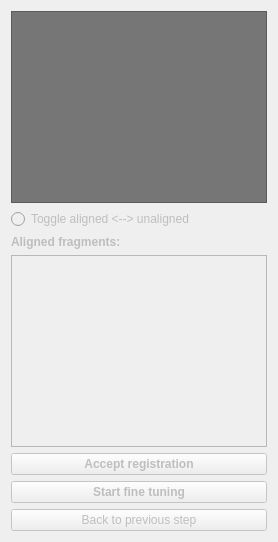
        <widget class="QWidget" name="RegistrationStep1Tab">
         <property name="enabled">
          <bool>false</bool>
         </property>
         <attribute name="title">
          <string>Result Step 1</string>
         </attribute>
         <layout class="QVBoxLayout" name="verticalLayout_5">
          <item>
           <widget class="QTextBrowser" name="Step2Description">
            <property name="enabled">
             <bool>false</bool>
            </property>
            <property name="palette">
             <palette>
              <active>
               <colorrole role="WindowText">
                <brush brushstyle="SolidPattern">
                 <color alpha="255">
                  <red>255</red>
                  <green>255</green>
                  <blue>255</blue>
                 </color>
                </brush>
               </colorrole>
               <colorrole role="Button">
                <brush brushstyle="SolidPattern">
                 <color alpha="255">
                  <red>118</red>
                  <green>118</green>
                  <blue>118</blue>
                 </color>
                </brush>
               </colorrole>
               <colorrole role="Light">
                <brush brushstyle="SolidPattern">
                 <color alpha="255">
                  <red>177</red>
                  <green>177</green>
                  <blue>177</blue>
                 </color>
                </brush>
               </colorrole>
               <colorrole role="Midlight">
                <brush brushstyle="SolidPattern">
                 <color alpha="255">
                  <red>147</red>
                  <green>147</green>
                  <blue>147</blue>
                 </color>
                </brush>
               </colorrole>
               <colorrole role="Dark">
                <brush brushstyle="SolidPattern">
                 <color alpha="255">
                  <red>59</red>
                  <green>59</green>
                  <blue>59</blue>
                 </color>
                </brush>
               </colorrole>
               <colorrole role="Mid">
                <brush brushstyle="SolidPattern">
                 <color alpha="255">
                  <red>78</red>
                  <green>78</green>
                  <blue>78</blue>
                 </color>
                </brush>
               </colorrole>
               <colorrole role="Text">
                <brush brushstyle="SolidPattern">
                 <color alpha="255">
                  <red>255</red>
                  <green>255</green>
                  <blue>255</blue>
                 </color>
                </brush>
               </colorrole>
               <colorrole role="BrightText">
                <brush brushstyle="SolidPattern">
                 <color alpha="255">
                  <red>255</red>
                  <green>255</green>
                  <blue>255</blue>
                 </color>
                </brush>
               </colorrole>
               <colorrole role="ButtonText">
                <brush brushstyle="SolidPattern">
                 <color alpha="255">
                  <red>255</red>
                  <green>255</green>
                  <blue>255</blue>
                 </color>
                </brush>
               </colorrole>
               <colorrole role="Base">
                <brush brushstyle="SolidPattern">
                 <color alpha="255">
                  <red>0</red>
                  <green>0</green>
                  <blue>0</blue>
                 </color>
                </brush>
               </colorrole>
               <colorrole role="Window">
                <brush brushstyle="SolidPattern">
                 <color alpha="255">
                  <red>118</red>
                  <green>118</green>
                  <blue>118</blue>
                 </color>
                </brush>
               </colorrole>
               <colorrole role="Shadow">
                <brush brushstyle="SolidPattern">
                 <color alpha="255">
                  <red>0</red>
                  <green>0</green>
                  <blue>0</blue>
                 </color>
                </brush>
               </colorrole>
               <colorrole role="AlternateBase">
                <brush brushstyle="SolidPattern">
                 <color alpha="255">
                  <red>59</red>
                  <green>59</green>
                  <blue>59</blue>
                 </color>
                </brush>
               </colorrole>
               <colorrole role="ToolTipBase">
                <brush brushstyle="SolidPattern">
                 <color alpha="255">
                  <red>255</red>
                  <green>255</green>
                  <blue>220</blue>
                 </color>
                </brush>
               </colorrole>
               <colorrole role="ToolTipText">
                <brush brushstyle="SolidPattern">
                 <color alpha="255">
                  <red>0</red>
                  <green>0</green>
                  <blue>0</blue>
                 </color>
                </brush>
               </colorrole>
              </active>
              <inactive>
               <colorrole role="WindowText">
                <brush brushstyle="SolidPattern">
                 <color alpha="255">
                  <red>255</red>
                  <green>255</green>
                  <blue>255</blue>
                 </color>
                </brush>
               </colorrole>
               <colorrole role="Button">
                <brush brushstyle="SolidPattern">
                 <color alpha="255">
                  <red>118</red>
                  <green>118</green>
                  <blue>118</blue>
                 </color>
                </brush>
               </colorrole>
               <colorrole role="Light">
                <brush brushstyle="SolidPattern">
                 <color alpha="255">
                  <red>177</red>
                  <green>177</green>
                  <blue>177</blue>
                 </color>
                </brush>
               </colorrole>
               <colorrole role="Midlight">
                <brush brushstyle="SolidPattern">
                 <color alpha="255">
                  <red>147</red>
                  <green>147</green>
                  <blue>147</blue>
                 </color>
                </brush>
               </colorrole>
               <colorrole role="Dark">
                <brush brushstyle="SolidPattern">
                 <color alpha="255">
                  <red>59</red>
                  <green>59</green>
                  <blue>59</blue>
                 </color>
                </brush>
               </colorrole>
               <colorrole role="Mid">
                <brush brushstyle="SolidPattern">
                 <color alpha="255">
                  <red>78</red>
                  <green>78</green>
                  <blue>78</blue>
                 </color>
                </brush>
               </colorrole>
               <colorrole role="Text">
                <brush brushstyle="SolidPattern">
                 <color alpha="255">
                  <red>255</red>
                  <green>255</green>
                  <blue>255</blue>
                 </color>
                </brush>
               </colorrole>
               <colorrole role="BrightText">
                <brush brushstyle="SolidPattern">
                 <color alpha="255">
                  <red>255</red>
                  <green>255</green>
                  <blue>255</blue>
                 </color>
                </brush>
               </colorrole>
               <colorrole role="ButtonText">
                <brush brushstyle="SolidPattern">
                 <color alpha="255">
                  <red>255</red>
                  <green>255</green>
                  <blue>255</blue>
                 </color>
                </brush>
               </colorrole>
               <colorrole role="Base">
                <brush brushstyle="SolidPattern">
                 <color alpha="255">
                  <red>0</red>
                  <green>0</green>
                  <blue>0</blue>
                 </color>
                </brush>
               </colorrole>
               <colorrole role="Window">
                <brush brushstyle="SolidPattern">
                 <color alpha="255">
                  <red>118</red>
                  <green>118</green>
                  <blue>118</blue>
                 </color>
                </brush>
               </colorrole>
               <colorrole role="Shadow">
                <brush brushstyle="SolidPattern">
                 <color alpha="255">
                  <red>0</red>
                  <green>0</green>
                  <blue>0</blue>
                 </color>
                </brush>
               </colorrole>
               <colorrole role="AlternateBase">
                <brush brushstyle="SolidPattern">
                 <color alpha="255">
                  <red>59</red>
                  <green>59</green>
                  <blue>59</blue>
                 </color>
                </brush>
               </colorrole>
               <colorrole role="ToolTipBase">
                <brush brushstyle="SolidPattern">
                 <color alpha="255">
                  <red>255</red>
                  <green>255</green>
                  <blue>220</blue>
                 </color>
                </brush>
               </colorrole>
               <colorrole role="ToolTipText">
                <brush brushstyle="SolidPattern">
                 <color alpha="255">
                  <red>0</red>
                  <green>0</green>
                  <blue>0</blue>
                 </color>
                </brush>
               </colorrole>
              </inactive>
              <disabled>
               <colorrole role="WindowText">
                <brush brushstyle="SolidPattern">
                 <color alpha="255">
                  <red>59</red>
                  <green>59</green>
                  <blue>59</blue>
                 </color>
                </brush>
               </colorrole>
               <colorrole role="Button">
                <brush brushstyle="SolidPattern">
                 <color alpha="255">
                  <red>118</red>
                  <green>118</green>
                  <blue>118</blue>
                 </color>
                </brush>
               </colorrole>
               <colorrole role="Light">
                <brush brushstyle="SolidPattern">
                 <color alpha="255">
                  <red>177</red>
                  <green>177</green>
                  <blue>177</blue>
                 </color>
                </brush>
               </colorrole>
               <colorrole role="Midlight">
                <brush brushstyle="SolidPattern">
                 <color alpha="255">
                  <red>147</red>
                  <green>147</green>
                  <blue>147</blue>
                 </color>
                </brush>
               </colorrole>
               <colorrole role="Dark">
                <brush brushstyle="SolidPattern">
                 <color alpha="255">
                  <red>59</red>
                  <green>59</green>
                  <blue>59</blue>
                 </color>
                </brush>
               </colorrole>
               <colorrole role="Mid">
                <brush brushstyle="SolidPattern">
                 <color alpha="255">
                  <red>78</red>
                  <green>78</green>
                  <blue>78</blue>
                 </color>
                </brush>
               </colorrole>
               <colorrole role="Text">
                <brush brushstyle="SolidPattern">
                 <color alpha="255">
                  <red>59</red>
                  <green>59</green>
                  <blue>59</blue>
                 </color>
                </brush>
               </colorrole>
               <colorrole role="BrightText">
                <brush brushstyle="SolidPattern">
                 <color alpha="255">
                  <red>255</red>
                  <green>255</green>
                  <blue>255</blue>
                 </color>
                </brush>
               </colorrole>
               <colorrole role="ButtonText">
                <brush brushstyle="SolidPattern">
                 <color alpha="255">
                  <red>59</red>
                  <green>59</green>
                  <blue>59</blue>
                 </color>
                </brush>
               </colorrole>
               <colorrole role="Base">
                <brush brushstyle="SolidPattern">
                 <color alpha="255">
                  <red>118</red>
                  <green>118</green>
                  <blue>118</blue>
                 </color>
                </brush>
               </colorrole>
               <colorrole role="Window">
                <brush brushstyle="SolidPattern">
                 <color alpha="255">
                  <red>118</red>
                  <green>118</green>
                  <blue>118</blue>
                 </color>
                </brush>
               </colorrole>
               <colorrole role="Shadow">
                <brush brushstyle="SolidPattern">
                 <color alpha="255">
                  <red>0</red>
                  <green>0</green>
                  <blue>0</blue>
                 </color>
                </brush>
               </colorrole>
               <colorrole role="AlternateBase">
                <brush brushstyle="SolidPattern">
                 <color alpha="255">
                  <red>118</red>
                  <green>118</green>
                  <blue>118</blue>
                 </color>
                </brush>
               </colorrole>
               <colorrole role="ToolTipBase">
                <brush brushstyle="SolidPattern">
                 <color alpha="255">
                  <red>255</red>
                  <green>255</green>
                  <blue>220</blue>
                 </color>
                </brush>
               </colorrole>
               <colorrole role="ToolTipText">
                <brush brushstyle="SolidPattern">
                 <color alpha="255">
                  <red>0</red>
                  <green>0</green>
                  <blue>0</blue>
                 </color>
                </brush>
               </colorrole>
              </disabled>
             </palette>
            </property>
           </widget>
          </item>
          <item>
           <widget class="QRadioButton" name="AlignmentToggleButton">
            <property name="text">
             <string>Toggle aligned &lt;--&gt; unaligned</string>
            </property>
           </widget>
          </item>
          <item>
           <widget class="QLabel" name="ResultModels1Label">
            <property name="font">
             <font>
              <weight>75</weight>
              <bold>true</bold>
             </font>
            </property>
            <property name="text">
             <string>Aligned fragments:</string>
            </property>
           </widget>
          </item>
          <item>
           <widget class="qMRMLTreeView" name="ResultModelsTree1">
            <property name="sizePolicy">
             <sizepolicy hsizetype="Ignored" vsizetype="Expanding">
              <horstretch>0</horstretch>
              <verstretch>0</verstretch>
             </sizepolicy>
            </property>
            <property name="minimumSize">
             <size>
              <width>160</width>
              <height>0</height>
             </size>
            </property>
            <property name="focusPolicy">
             <enum>Qt::StrongFocus</enum>
            </property>
            <property name="editTriggers">
             <set>QAbstractItemView::NoEditTriggers</set>
            </property>
            <property name="selectionMode">
             <enum>QAbstractItemView::ExtendedSelection</enum>
            </property>
            <property name="sortingEnabled">
             <bool>false</bool>
            </property>
            <property name="headerHidden">
             <bool>true</bool>
            </property>
            <property name="nodeTypes" stdset="0">
             <stringlist>
              <string>vtkMRMLModelNode</string>
              <string>vtkMRMLModelHierarchyNode</string>
             </stringlist>
            </property>
            <property name="fitSizeToVisibleIndexes" stdset="0">
             <bool>false</bool>
            </property>
           </widget>
          </item>
          <item>
           <widget class="QPushButton" name="AcceptResultButton">
            <property name="enabled">
             <bool>false</bool>
            </property>
            <property name="sizePolicy">
             <sizepolicy hsizetype="Maximum" vsizetype="Fixed">
              <horstretch>0</horstretch>
              <verstretch>0</verstretch>
             </sizepolicy>
            </property>
            <property name="maximumSize">
             <size>
              <width>13500</width>
              <height>16777215</height>
             </size>
            </property>
            <property name="font">
             <font>
              <weight>75</weight>
              <bold>true</bold>
             </font>
            </property>
            <property name="focusPolicy">
             <enum>Qt::NoFocus</enum>
            </property>
            <property name="text">
             <string>Accept registration</string>
            </property>
           </widget>
          </item>
          <item>
           <widget class="QPushButton" name="StartButton2">
            <property name="font">
             <font>
              <weight>75</weight>
              <bold>true</bold>
             </font>
            </property>
            <property name="focusPolicy">
             <enum>Qt::NoFocus</enum>
            </property>
            <property name="text">
             <string>Start fine tuning</string>
            </property>
           </widget>
          </item>
          <item>
           <widget class="QPushButton" name="BackToTab2Button">
            <property name="sizePolicy">
             <sizepolicy hsizetype="MinimumExpanding" vsizetype="Fixed">
              <horstretch>0</horstretch>
              <verstretch>0</verstretch>
             </sizepolicy>
            </property>
            <property name="maximumSize">
             <size>
              <width>13500</width>
              <height>16777215</height>
             </size>
            </property>
            <property name="text">
             <string>Back to previous step</string>
            </property>
           </widget>
          </item>
         </layout>
        </widget>
